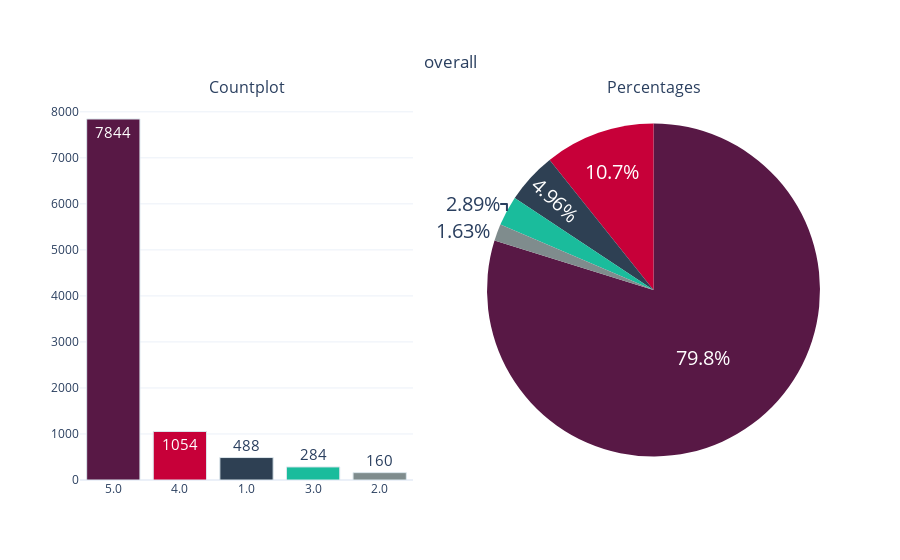

The code cell stored with this chart in its notebook:
### Code cell
categorical_variable_summary(df,'overall')

### Figure 1 — Plotly figure (JSON) as saved in the notebook; plotly's stock layout.template omitted (floating-point values rounded to 4 significant figures)
{"data": [{"marker": {"color": ["#581845", "#C70039", "#2E4053", "#1ABC9C", "#7F8C8D"], "line": {"color": "#DBE6EC", "width": 1}}, "name": "overall", "showlegend": false, "text": ["7844", "1054", "488", "284", "160"], "textfont": {"size": 15}, "textposition": "auto", "type": "bar", "x": ["5.0", "4.0", "1.0", "3.0", "2.0"], "xaxis": "x", "y": [7844, 1054, 488, 284, 160], "yaxis": "y"}, {"domain": {"x": [0.55, 1], "y": [0, 1]}, "labels": [5, 4, 1, 3, 2], "marker": {"colors": ["#581845", "#C70039", "#2E4053", "#1ABC9C", "#7F8C8D"]}, "name": "overall", "showlegend": false, "textfont": {"size": 20}, "textposition": "auto", "type": "pie", "values": [7844, 1054, 488, 284, 160]}], "layout": {"annotations": [{"font": {"size": 16}, "showarrow": false, "text": "Countplot", "x": 0.225, "xanchor": "center", "xref": "paper", "y": 1, "yanchor": "bottom", "yref": "paper"}, {"font": {"size": 16}, "showarrow": false, "text": "Percentages", "x": 0.775, "xanchor": "center", "xref": "paper", "y": 1, "yanchor": "bottom", "yref": "paper"}], "autosize": true, "title": {"text": "overall", "x": 0.5, "xanchor": "center", "y": 0.9, "yanchor": "top"}, "xaxis": {"anchor": "y", "autorange": true, "domain": [0, 0.45], "range": [-0.5, 4.5], "type": "category"}, "yaxis": {"anchor": "x", "autorange": true, "domain": [0, 1], "range": [0, 8257.0], "type": "linear"}}}
